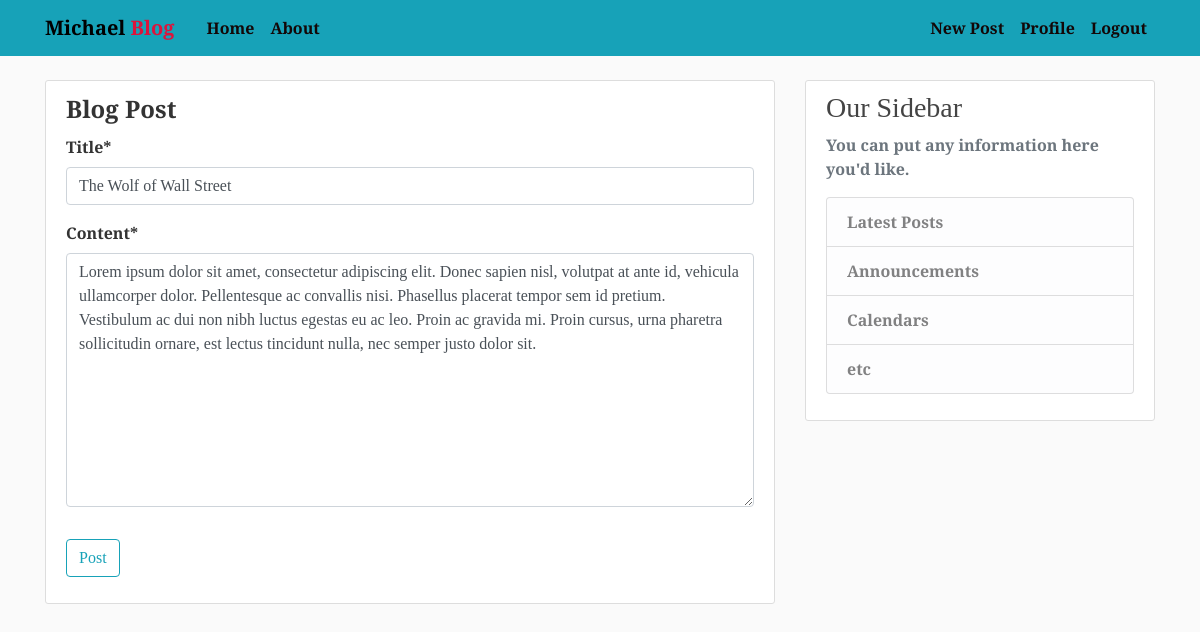
Screenshot of /post/34/update (signed in) with the database file from the repository.
### blog/models.py (models this page shows, shortened)
class Post(models.Model):
    title = models.CharField(max_length = 100)
    content = models.TextField()
    date_posted = models.DateTimeField(default=timezone.now)
    author = models.ForeignKey(User, on_delete = models.CASCADE)

### blog/views.py (the view, shortened to what this page needs)
# urls.py: path('post/<int:pk>/update', PostUpdateView.as_view(), name='post-update'),
class PostUpdateView(LoginRequiredMixin, UserPassesTestMixin, UpdateView):
    model = Post
    fields = ['title', 'content']
    def test_func(self):
        post = self.get_object()
        return self.request.user == post.author

### blog/templates/blog/post_form.html (shortened to what this page needs)
{%extends "blog/base.html" %}
{% load crispy_forms_tags%}
{% block content %}
    <div class = "content-section">
        <form method = "POST">
            <fieldset class ="form-group">
                <legend class=""border-bottom mb-4">Blog Post</legend>
                {{ form | crispy }}
            </fieldset>
            <div class="form-group">
                <button class="btn btn-outline-info" type="submit">Post</button>
            </div>
        </form>
    </div>
{% endblock content %}

### blog/static/blog/style.css (style rules this page uses)
body { background: #fafafa; color: #333333; margin-top: 5rem; font-family: 'Source Serif Pro', serif; font-weight: 600; }
.content-section { background: #ffffff; padding: 10px 20px; border: 1px solid #dddddd; border-radius: 3px; margin-bottom: 20px; }

### rows the page displays
Post: title "The Wolf of Wall Street", content "Lorem ipsum dolor sit amet, consectetur adipiscing elit. Donec sapien nisl, volutpat at ante id, vehicula ullamcorper dolor. Pellentesque ac convallis nisi. Phasellus placerat tempor sem id pretium. Vestibulum ac dui non nibh luctus egestas eu ac leo. Proin ac gravida mi. Proin cursus, urna pharetra sollicitudin ornare, est lectus tincidunt nulla, nec semper justo dolor sit."
